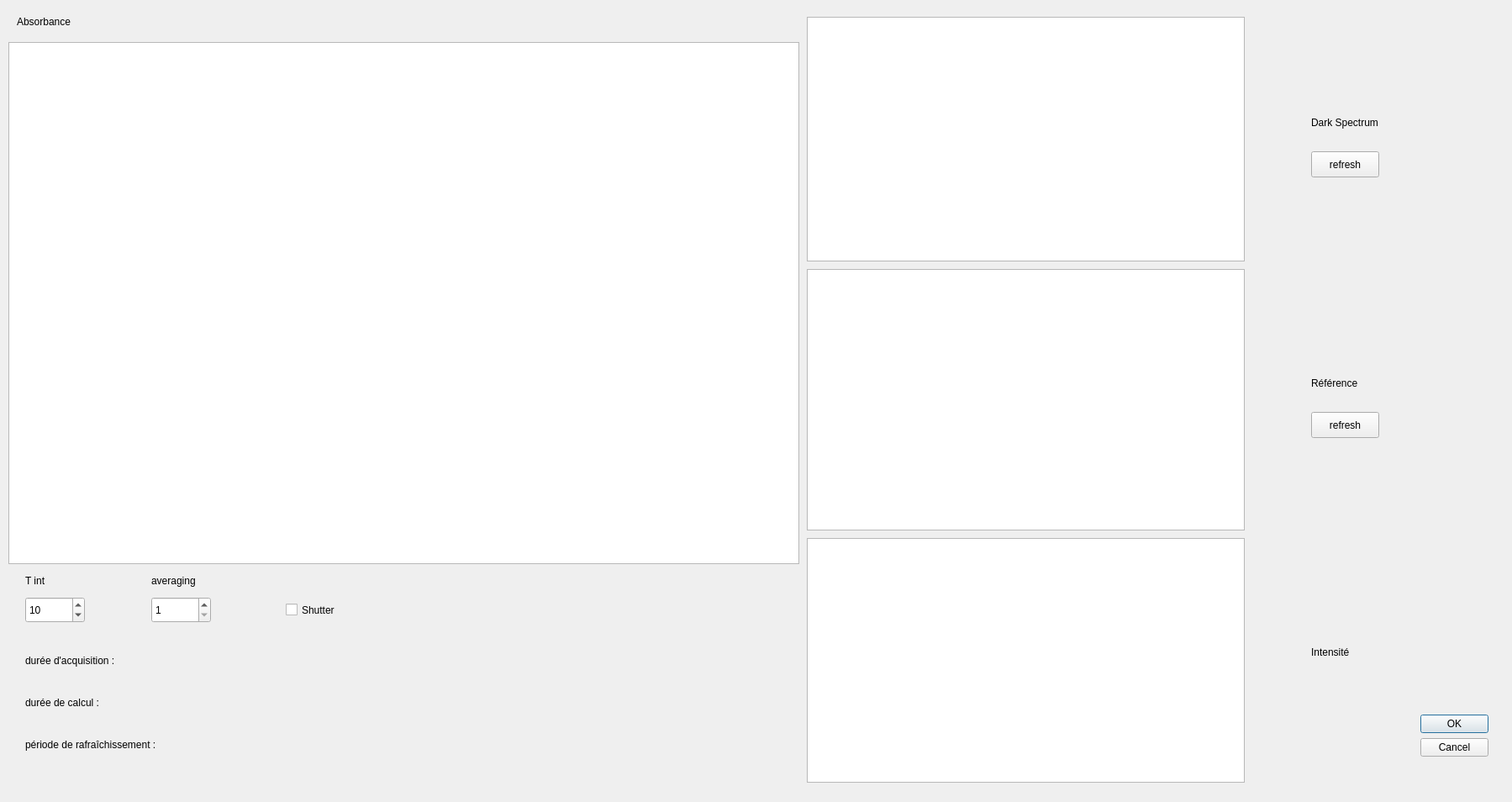
<?xml version="1.0" encoding="UTF-8"?>
<ui version="4.0">
 <class>Dialog</class>
 <widget class="QDialog" name="Dialog">
  <property name="geometry">
   <rect>
    <x>0</x>
    <y>0</y>
    <width>1799</width>
    <height>954</height>
   </rect>
  </property>
  <property name="windowTitle">
   <string>Dialog</string>
  </property>
  <widget class="QDialogButtonBox" name="buttonBox">
   <property name="geometry">
    <rect>
     <x>1690</x>
     <y>850</y>
     <width>81</width>
     <height>71</height>
    </rect>
   </property>
   <property name="orientation">
    <enum>Qt::Vertical</enum>
   </property>
   <property name="standardButtons">
    <set>QDialogButtonBox::Cancel|QDialogButtonBox::Ok</set>
   </property>
  </widget>
  <widget class="QGraphicsView" name="darkSpectrum">
   <property name="geometry">
    <rect>
     <x>960</x>
     <y>20</y>
     <width>521</width>
     <height>291</height>
    </rect>
   </property>
  </widget>
  <widget class="QGraphicsView" name="abs_courante">
   <property name="geometry">
    <rect>
     <x>10</x>
     <y>50</y>
     <width>941</width>
     <height>621</height>
    </rect>
   </property>
  </widget>
  <widget class="QLabel" name="label_dark">
   <property name="geometry">
    <rect>
     <x>1560</x>
     <y>130</y>
     <width>191</width>
     <height>31</height>
    </rect>
   </property>
   <property name="text">
    <string>Dark Spectrum</string>
   </property>
  </widget>
  <widget class="QGraphicsView" name="reference">
   <property name="geometry">
    <rect>
     <x>960</x>
     <y>320</y>
     <width>521</width>
     <height>311</height>
    </rect>
   </property>
  </widget>
  <widget class="QLabel" name="label_ref">
   <property name="geometry">
    <rect>
     <x>1560</x>
     <y>440</y>
     <width>91</width>
     <height>31</height>
    </rect>
   </property>
   <property name="text">
    <string>Référence</string>
   </property>
  </widget>
  <widget class="QGraphicsView" name="intensity">
   <property name="geometry">
    <rect>
     <x>960</x>
     <y>640</y>
     <width>521</width>
     <height>291</height>
    </rect>
   </property>
  </widget>
  <widget class="QLabel" name="label_intensity">
   <property name="geometry">
    <rect>
     <x>1560</x>
     <y>760</y>
     <width>101</width>
     <height>31</height>
    </rect>
   </property>
   <property name="text">
    <string>Intensité</string>
   </property>
  </widget>
  <widget class="QLabel" name="label_abs">
   <property name="geometry">
    <rect>
     <x>20</x>
     <y>10</y>
     <width>91</width>
     <height>31</height>
    </rect>
   </property>
   <property name="text">
    <string>Absorbance</string>
   </property>
  </widget>
  <widget class="QPushButton" name="refresh_dark_spectrum">
   <property name="geometry">
    <rect>
     <x>1560</x>
     <y>180</y>
     <width>81</width>
     <height>31</height>
    </rect>
   </property>
   <property name="text">
    <string>refresh</string>
   </property>
  </widget>
  <widget class="QPushButton" name="refresh_ref">
   <property name="geometry">
    <rect>
     <x>1560</x>
     <y>490</y>
     <width>81</width>
     <height>31</height>
    </rect>
   </property>
   <property name="text">
    <string>refresh</string>
   </property>
  </widget>
  <widget class="QSpinBox" name="Tint">
   <property name="geometry">
    <rect>
     <x>30</x>
     <y>710</y>
     <width>71</width>
     <height>31</height>
    </rect>
   </property>
   <property name="minimum">
    <number>1</number>
   </property>
   <property name="maximum">
    <number>1000</number>
   </property>
   <property name="value">
    <number>10</number>
   </property>
  </widget>
  <widget class="QLabel" name="label_tint">
   <property name="geometry">
    <rect>
     <x>30</x>
     <y>680</y>
     <width>71</width>
     <height>21</height>
    </rect>
   </property>
   <property name="text">
    <string>T int</string>
   </property>
  </widget>
  <widget class="QLabel" name="label_avg">
   <property name="geometry">
    <rect>
     <x>180</x>
     <y>680</y>
     <width>81</width>
     <height>21</height>
    </rect>
   </property>
   <property name="text">
    <string>averaging</string>
   </property>
  </widget>
  <widget class="QSpinBox" name="avg">
   <property name="geometry">
    <rect>
     <x>180</x>
     <y>710</y>
     <width>71</width>
     <height>31</height>
    </rect>
   </property>
   <property name="minimum">
    <number>1</number>
   </property>
   <property name="maximum">
    <number>500</number>
   </property>
   <property name="value">
    <number>1</number>
   </property>
  </widget>
  <widget class="QCheckBox" name="shutter">
   <property name="geometry">
    <rect>
     <x>340</x>
     <y>710</y>
     <width>131</width>
     <height>31</height>
    </rect>
   </property>
   <property name="text">
    <string>Shutter</string>
   </property>
  </widget>
  <widget class="QLabel" name="acquisition_delay_display">
   <property name="geometry">
    <rect>
     <x>30</x>
     <y>770</y>
     <width>251</width>
     <height>31</height>
    </rect>
   </property>
   <property name="text">
    <string>durée d'acquisition : </string>
   </property>
  </widget>
  <widget class="QLabel" name="processing_delay_display">
   <property name="geometry">
    <rect>
     <x>30</x>
     <y>820</y>
     <width>251</width>
     <height>31</height>
    </rect>
   </property>
   <property name="text">
    <string>durée de calcul : </string>
   </property>
  </widget>
  <widget class="QLabel" name="refresh_rate_display">
   <property name="geometry">
    <rect>
     <x>30</x>
     <y>870</y>
     <width>261</width>
     <height>31</height>
    </rect>
   </property>
   <property name="text">
    <string>période de rafraîchissement : </string>
   </property>
  </widget>
 </widget>
 <resources/>
 <connections>
  <connection>
   <sender>buttonBox</sender>
   <signal>accepted()</signal>
   <receiver>Dialog</receiver>
   <slot>accept()</slot>
   <hints>
    <hint type="sourcelabel">
     <x>248</x>
     <y>254</y>
    </hint>
    <hint type="destinationlabel">
     <x>157</x>
     <y>274</y>
    </hint>
   </hints>
  </connection>
  <connection>
   <sender>buttonBox</sender>
   <signal>rejected()</signal>
   <receiver>Dialog</receiver>
   <slot>reject()</slot>
   <hints>
    <hint type="sourcelabel">
     <x>316</x>
     <y>260</y>
    </hint>
    <hint type="destinationlabel">
     <x>286</x>
     <y>274</y>
    </hint>
   </hints>
  </connection>
 </connections>
</ui>
